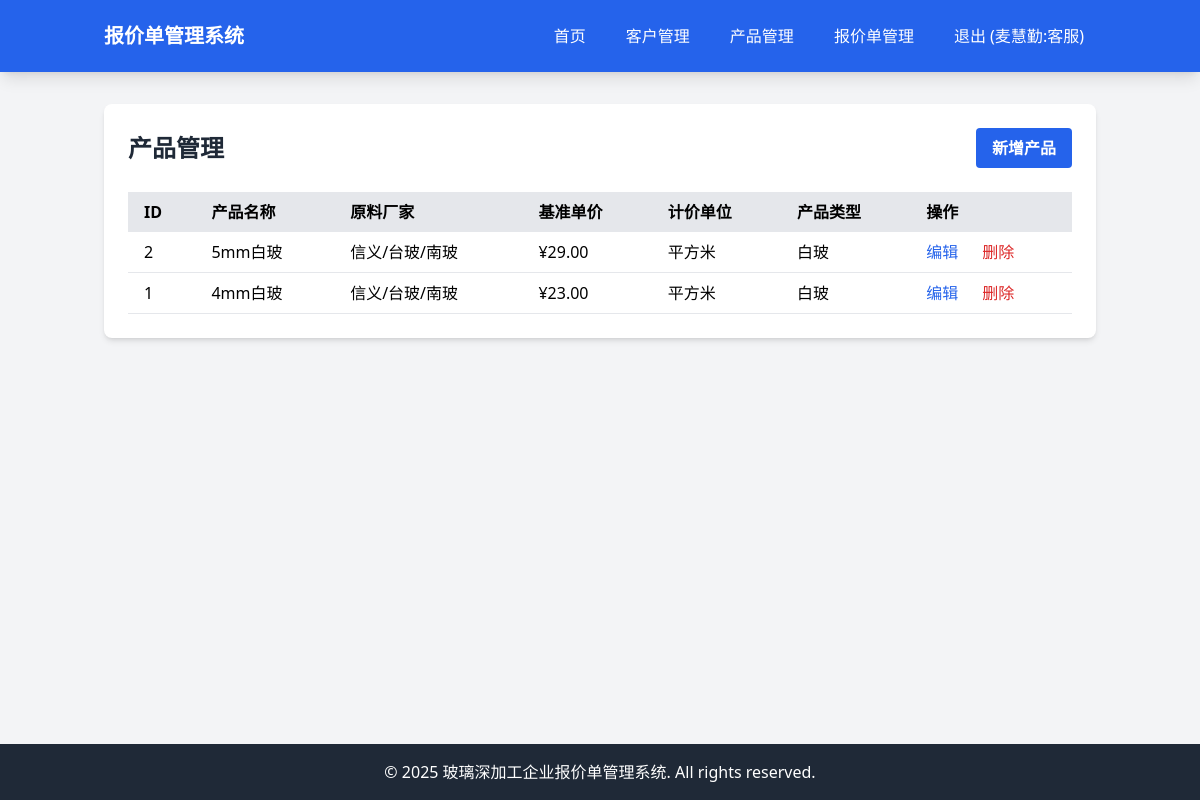
The page /products (signed in) on the database its author committed.
### tables this page shows
CREATE TABLE products (id INTEGER PRIMARY KEY AUTOINCREMENT, name VARCHAR(100), manufacturer VARCHAR(100), price DECIMAL(10, 2), unit VARCHAR(20), type VARCHAR(50), created_at DATETIME DEFAULT CURRENT_TIMESTAMP, updated_at DATETIME DEFAULT CURRENT_TIMESTAMP);

### app/Controllers/Controller.php (called while the page is built, shortened)
<?php
class Controller
{
    protected $view;
    public function __construct()
    {
        $this->view = new View();
    }
    protected function render($view, $data = [])
    {
        return $this->view->render($view, $data);
    }
}

### app/Controllers/ProductController.php (called while the page is built, shortened)
<?php
class ProductController extends Controller
{
    protected $product;
    public function __construct()
    {
        $this->product = new Product();
    }
    public function index()
    {
        $products = $this->product->query()
            ->orderBy('created_at', 'DESC')
            ->get();
        return $this->render('products/index', ['products' => $products]);
    }
}

### app/Models/Model.php (called while the page is built, shortened)
<?php
abstract class Model
{
    protected $connection;
    protected $table;
    public function __construct()
    {
        $this->connection = $this->getConnection();
    }
    protected function getConnection()
    {
        static $pdo = null;
        if ($pdo === null) {
            $config = require __DIR__ . '/../../config/database.php';
            $dbConfig = $config['connections'][$config['default']];
            if ($dbConfig['driver'] === 'mysql') {
                $dsn = "mysql:host={$dbConfig['host']};port={$dbConfig['port']};dbname={$dbConfig['database']};charset={$dbConfig['charset']}";
                $username = $dbConfig['username'] ?? '';
                $password = $dbConfig['password'] ?? '';
                $pdo = new PDO($dsn, $username, $password);
            } else {
                $dsn = "sqlite:{$dbConfig['database']}";
                $pdo = new PDO($dsn);
            }
            $pdo->setAttribute(PDO::ATTR_ERRMODE, PDO::ERRMODE_EXCEPTION);
            $pdo->setAttribute(PDO::ATTR_DEFAULT_FETCH_MODE, PDO::FETCH_ASSOC);
        }
        return $pdo;
    }
    public function query()
    {
        return new QueryBuilder($this->connection, $this->table);
    }
}

### app/Models/QueryBuilder.php (called while the page is built, shortened)
<?php
class QueryBuilder
{
    protected $connection;
    protected $table;
    protected $bindings = [];
    protected $orderBy = [];
    public function __construct($connection, $table)
    {
        $this->connection = $connection;
        $this->table = $table;
    }
    public function orderBy($column, $direction = 'ASC')
    {
        $this->orderBy[] = "{$column} {$direction}";
        return $this;
    }
    public function get()
    {
        $sql = $this->buildSelectQuery();
        $stmt = $this->connection->prepare($sql);
        $stmt->execute($this->bindings);
        return $stmt->fetchAll();
    }
    protected function buildSelectQuery()
    {
        $sql = "SELECT * FROM {$this->table}";
        if (!empty($this->orderBy)) {
            $sql .= " ORDER BY " . implode(', ', $this->orderBy);
        }
        return $sql;
    }
}

### resources/views/products/index.php (the view, shortened to what this page needs)
<div class="bg-white rounded-lg shadow-md p-6">
    <div class="flex justify-between items-center mb-6">
        <h1 class="text-2xl font-bold text-gray-800">产品管理</h1>
        <a href="/products/create" class="bg-blue-600 hover:bg-blue-700 text-white font-bold py-2 px-4 rounded">
            新增产品
        </a>
    </div>
    <div class="overflow-x-auto">
        <table class="min-w-full bg-white">
            <thead class="bg-gray-200">
                <tr>
                    <th class="py-2 px-4 text-left">ID</th>
                    <th class="py-2 px-4 text-left">产品名称</th>
                    <th class="py-2 px-4 text-left">原料厂家</th>
                    <th class="py-2 px-4 text-left">基准单价</th>
                    <th class="py-2 px-4 text-left">计价单位</th>
                    <th class="py-2 px-4 text-left">产品类型</th>
                    <th class="py-2 px-4 text-left">操作</th>
                </tr>
            </thead>
            <tbody>
                <?php
                $productTypeMap = [];
                for ($i = 0; $i < count(PRODUCT_TYPE_EN); $i++) {
                    $productTypeMap[PRODUCT_TYPE_EN[$i]] = PRODUCT_TYPE_CN[$i];
                }
                foreach ($products as $product):
                ?>
                <tr class="border-b">
                    <td class="py-2 px-4"><?= htmlspecialchars($product['id']) ?></td>
                    <td class="py-2 px-4"><?= htmlspecialchars($product['name']) ?></td>
                    <td class="py-2 px-4"><?= htmlspecialchars($product['manufacturer']) ?></td>
                    <td class="py-2 px-4">¥<?= number_format($product['price'], 2) ?></td>
                    <td class="py-2 px-4"><?= htmlspecialchars($product['unit']) ?></td>
                    <td class="py-2 px-4"><?= htmlspecialchars($productTypeMap[$product['type']] ?? $product['type']) ?></td>
                    <td class="py-2 px-4">
                        <a href="/products/edit/<?= $product['id'] ?>" class="text-blue-600 hover:text-blue-900 mr-5">编辑</a>
                        <a href="/products/delete/<?= $product['id'] ?>" class="text-red-600 hover:text-red-900"
                           onclick="return confirm('确定要删除这个产品吗？')">删除</a>
                    </td>
                </tr>
                <?php endforeach; ?>
            </tbody>
        </table>
    </div>
</div>

### rows shown on the page
products: id "2", name "5mm白玻", manufacturer "信义/台玻/南玻", price "29.00", unit "平方米", type "白玻"
products: id "1", name "4mm白玻", manufacturer "信义/台玻/南玻", price "23.00", unit "平方米", type "白玻"

### other values the page prints
$_SESSION['name'] "麦慧勤"
$_SESSION['role'] "客服"
